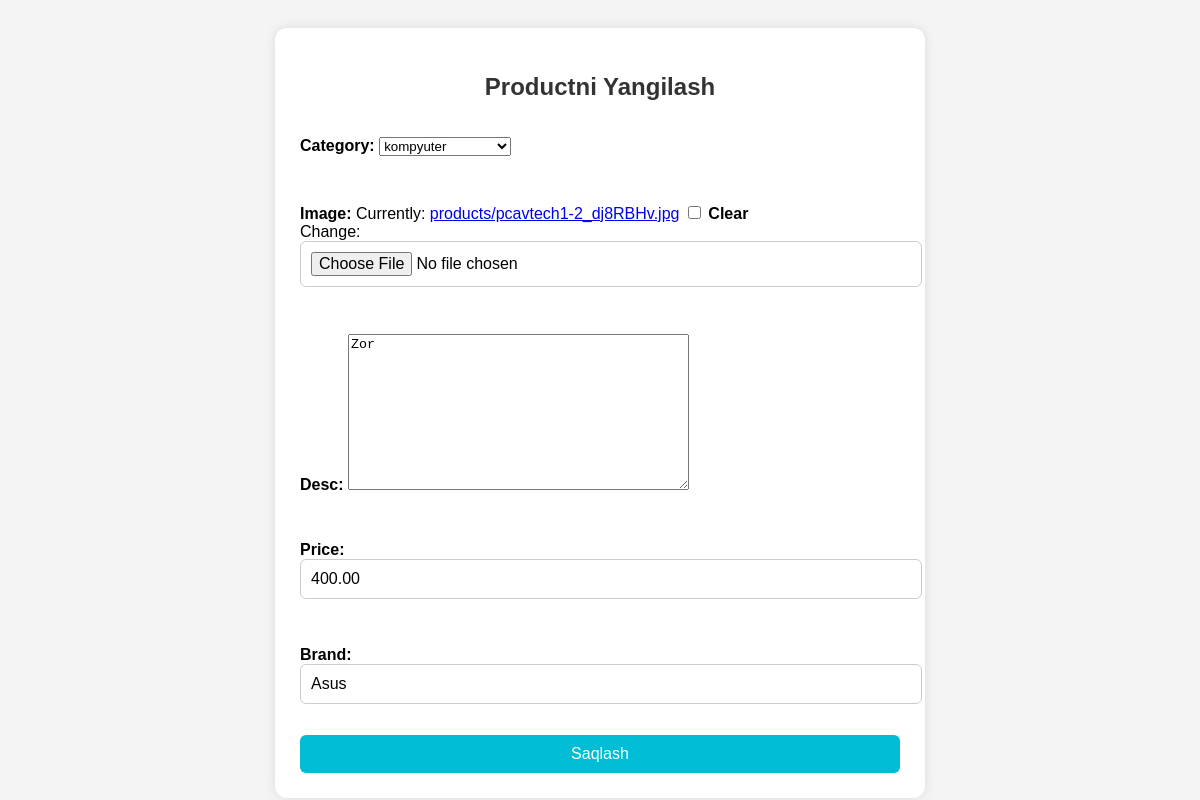
Screenshot of /category/product/update/7/ with the database file from the repository.
### category/models.py (models this page shows, shortened)
class Product(models.Model):
    user = models.ForeignKey(User, on_delete=models.CASCADE)
    category = models.ForeignKey(Category, on_delete=models.CASCADE)
    brand = models.CharField(max_length=50, null=True )
    desc = models.TextField()
    price =models.DecimalField(max_digits=10, decimal_places=2)
    image = models.ImageField(upload_to='products/', default='default/products.jpg', blank=True, null=True)
    created_at = models.DateField(auto_now_add=True)
    class Meta:
        ordering = ['-created_at']
        db_table = 'products'

### category/views.py (the view)
# urls.py: path('product/update/<int:pk>/', ProductUpdate.as_view(), name='product-update'),
class ProductUpdate(UpdateView):
    model = Product
    form_class = ProductForm
    template_name = 'update_product.html'
    success_url = reverse_lazy('product_list')

### category/forms.py
class ProductForm(forms.ModelForm):
    class Meta:
        model = Product
        fields = ['category', 'image', 'desc', 'price', 'brand']

### category/models.py (called while the page is built)
    def __str__(self):
        return self.name

### templates/update_product.html (shortened to what this page needs)
<!DOCTYPE html>
<html lang="uz">
<head>
</head>
<body>
<div class="form-container">
    <h2>Productni Yangilash</h2>
    <form method="POST" enctype="multipart/form-data">
        {{form.as_p}}
        <button type="submit">Saqlash</button>
    </form>
</div>
</body>
</html>

### templates/update_product.html (style rules this page uses)
body { font-family: sans-serif; background-color: #f4f4f4; padding: 20px; }
.form-container { max-width: 600px; margin: auto; background-color: white; padding: 25px; border-radius: 12px; box-shadow: 0 0 12px rgba(0,0,0,0.1); }
h2 { text-align: center; color: #333; }
form { display: flex; flex-direction: column; gap: 15px; }
label { font-weight: bold; margin-bottom: 5px; }
input[type="text"], input[type="number"], input[type="file"] { padding: 10px; font-size: 16px; border: 1px solid #ccc; border-radius: 6px; width: 100%; }
button { padding: 10px 20px; background-color: #00bcd4; color: white; border: none; border-radius: 6px; font-size: 16px; cursor: pointer; }

### rows the page displays
Product: category "kompyuter", desc "Zor", price "400.00", brand "Asus"
